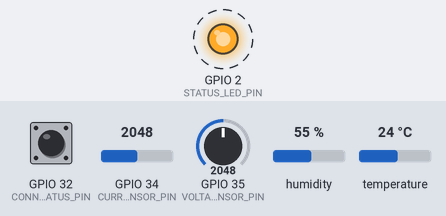
Simulated run of this sketch. Board: ESP32. On the bench: output pins drawn as LEDs (lit = HIGH). Dashed ring = blinking. Inputs (shaded band) come from the test bench; at power-on: GPIO 32 (CONNECTOR_STATUS_PIN) HIGH, GPIO 34 (CURRENT_SENSOR_PIN) = 2048, GPIO 35 (VOLTAGE_SENSOR_PIN) = 2048, humidity 55 %, temperature 24 °C. WiFi joins after 1.5 s; servers stay silent unless stated; uploads are accepted with an empty reply; what the sketch prints to the serial monitor is not drawn.

Above: at 3.0 s.
Timing chart, 0 to 7.1 s (numbered marks = the images above):
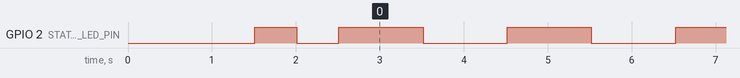

Measured:
- by itself, GPIO 2 (STATUS_LED_PIN): repeats every 2.0 s: HIGH 1.0 s, LOW 1.0 s

The sketch:

esp32_charging_monitor.ino
```cpp
/**
 * THEORETICAL ESP32 FIRMWARE - EV Charging Station Telemetry
 *
 * ACADEMIC DEMONSTRATION CODE - NOT FOR PRODUCTION DEPLOYMENT
 *
 * This Arduino/C++ code demonstrates how an ESP32 microcontroller would
 * theoretically monitor a charging station port and send telemetry to the backend.
 *
 * Hardware Requirements:
 * - ESP32 Development Board (WiFi enabled)
 * - DHT22 Temperature & Humidity Sensor
 * - ACS712 Current Sensor (30A version)
 * - Voltage Divider Circuit (for voltage sensing)
 * - Relay Module (for connector status detection)
 * - Status LED
 *
 * Wiring Diagram:
 * - DHT22 Data Pin -> GPIO 4
 * - Current Sensor -> GPIO 34 (ADC)
 * - Voltage Divider -> GPIO 35 (ADC)
 * - Connector Status -> GPIO 32 (Digital Input)
 * - Status LED -> GPIO 2
 *
 * Libraries Required:
 * - WiFi.h (ESP32 built-in)
 * - HTTPClient.h (ESP32 built-in)
 * - ArduinoJson.h (install via Library Manager)
 * - DHT.h (Adafruit DHT sensor library)
 */

#include <WiFi.h>
#include <HTTPClient.h>
#include <ArduinoJson.h>
#include <DHT.h>

// ========== CONFIGURATION ==========

// WiFi Credentials (set these during device provisioning)
const char* WIFI_SSID = "YOUR_WIFI_SSID";
const char* WIFI_PASSWORD = "YOUR_WIFI_PASSWORD";

// Backend API Configuration
const char* API_ENDPOINT = "http://your-server.com/api/device/telemetry";
const char* DEVICE_ID = "DEV-001";  // Unique device identifier
const char* API_KEY = "your_device_api_key_here";  // From registration
const char* STATION_ID = "station_id_here";
const char* PORT_ID = "port_1";

// Sensor Pin Configuration
#define DHT_PIN 4
#define CURRENT_SENSOR_PIN 34
#define VOLTAGE_SENSOR_PIN 35
#define CONNECTOR_STATUS_PIN 32
#define STATUS_LED_PIN 2

// Sensor Configuration
#define DHT_TYPE DHT22
DHT dht(DHT_PIN, DHT_TYPE);

// Telemetry Configuration
#define TELEMETRY_INTERVAL 30000  // 30 seconds
#define HEARTBEAT_INTERVAL 60000  // 1 minute
#define WIFI_RETRY_DELAY 5000     // 5 seconds

// Calibration Constants
#define VOLTAGE_CALIBRATION 71.5  // Adjust based on voltage divider
#define CURRENT_CALIBRATION 0.066 // ACS712 30A sensitivity (66mV/A)
#define ADC_RESOLUTION 4095.0
#define ADC_VOLTAGE 3.3

// ========== GLOBAL VARIABLES ==========

unsigned long lastTelemetryTime = 0;
unsigned long lastHeartbeatTime = 0;
unsigned long bootTime = 0;
bool isConnectorActive = false;
float totalEnergyWh = 0.0;
unsigned long chargingStartTime = 0;

// Error tracking
int consecutiveErrors = 0;
const int MAX_CONSECUTIVE_ERRORS = 5;

// ========== SETUP ==========

void setup() {
  // Initialize Serial for debugging
  Serial.begin(115200);
  delay(1000);
  Serial.println("\n\n========================================");
  Serial.println("ESP32 EV Charging Station Monitor");
  Serial.println("========================================");

  // Initialize pins
  pinMode(STATUS_LED_PIN, OUTPUT);
  pinMode(CONNECTOR_STATUS_PIN, INPUT_PULLUP);

  // Initialize sensors
  dht.begin();

  // Connect to WiFi
  connectWiFi();

  // Initialize boot time
  bootTime = millis();

  Serial.println("Setup complete. Starting main loop...\n");
}

// ========== MAIN LOOP ==========

void loop() {
  unsigned long currentTime = millis();

  // Check WiFi connection
  if (WiFi.status() != WL_CONNECTED) {
    Serial.println("WiFi disconnected. Reconnecting...");
    connectWiFi();
  }

  // Send telemetry data every 30 seconds
  if (currentTime - lastTelemetryTime >= TELEMETRY_INTERVAL) {
    sendTelemetry();
    lastTelemetryTime = currentTime;
  }

  // Blink status LED to show device is alive
  blinkStatusLED();

  // Small delay to prevent watchdog timer issues
  delay(100);
}

// ========== WiFi FUNCTIONS ==========

void connectWiFi() {
  Serial.print("Connecting to WiFi: ");
  Serial.println(WIFI_SSID);

  WiFi.mode(WIFI_STA);
  WiFi.begin(WIFI_SSID, WIFI_PASSWORD);

  int attempts = 0;
  while (WiFi.status() != WL_CONNECTED && attempts < 20) {
    delay(500);
    Serial.print(".");
    digitalWrite(STATUS_LED_PIN, !digitalRead(STATUS_LED_PIN)); // Blink while connecting
    attempts++;
  }

  if (WiFi.status() == WL_CONNECTED) {
    Serial.println("\nWiFi connected!");
    Serial.print("IP Address: ");
    Serial.println(WiFi.localIP());
    Serial.print("Signal Strength (RSSI): ");
    Serial.print(WiFi.RSSI());
    Serial.println(" dBm");
    digitalWrite(STATUS_LED_PIN, HIGH); // Solid LED when connected
  } else {
    Serial.println("\nFailed to connect to WiFi!");
    digitalWrite(STATUS_LED_PIN, LOW);
    delay(WIFI_RETRY_DELAY);
  }
}

// ========== SENSOR READING FUNCTIONS ==========

float readVoltage() {
  int rawValue = analogRead(VOLTAGE_SENSOR_PIN);
  float voltage = (rawValue / ADC_RESOLUTION) * ADC_VOLTAGE * VOLTAGE_CALIBRATION;
  return voltage;
}

float readCurrent() {
  // Read multiple samples for stability
  float sum = 0;
  int samples = 10;

  for (int i = 0; i < samples; i++) {
    int rawValue = analogRead(CURRENT_SENSOR_PIN);
    float voltage = (rawValue / ADC_RESOLUTION) * ADC_VOLTAGE;
    // ACS712 outputs 2.5V at 0A, varies by sensitivity
    float current = (voltage - 2.5) / CURRENT_CALIBRATION;
    sum += abs(current); // Take absolute value
    delay(10);
  }

  return sum / samples;
}

float readTemperature() {
  float temp = dht.readTemperature();
  if (isnan(temp)) {
    Serial.println("Failed to read temperature!");
    return 0.0;
  }
  return temp;
}

float readHumidity() {
  float humidity = dht.readHumidity();
  if (isnan(humidity)) {
    Serial.println("Failed to read humidity!");
    return 0.0;
  }
  return humidity;
}

bool isConnectorConnected() {
  // LOW = connected (assuming active-low relay/switch)
  return digitalRead(CONNECTOR_STATUS_PIN) == LOW;
}

String getConnectorStatus() {
  bool connected = isConnectorConnected();
  float current = readCurrent();

  if (!connected) {
    return "disconnected";
  } else if (current > 1.0) {  // Current threshold for charging
    return "charging";
  } else if (connected) {
    return "connected";
  } else {
    return "idle";
  }
}

// ========== TELEMETRY FUNCTIONS ==========

void sendTelemetry() {
  if (WiFi.status() != WL_CONNECTED) {
    Serial.println("Cannot send telemetry - WiFi not connected");
    return;
  }

  Serial.println("\n--- Reading Sensors ---");

  // Read all sensors
  float voltage = readVoltage();
  float current = readCurrent();
  float power = voltage * current;  // Watts
  float temperature = readTemperature();
  float humidity = readHumidity();
  String connectorStatus = getConnectorStatus();
  int rssi = WiFi.RSSI();
  unsigned long uptime = (millis() - bootTime) / 1000; // seconds

  // Calculate energy (simple integration)
  if (connectorStatus == "charging") {
    if (chargingStartTime == 0) {
      chargingStartTime = millis();
    }
    unsigned long chargingDuration = (millis() - chargingStartTime) / 1000; // seconds
    totalEnergyWh += (power * chargingDuration) / 3600.0; // Wh
  } else {
    chargingStartTime = 0;
  }

  // Print sensor readings
  Serial.printf("Voltage: %.2f V\n", voltage);
  Serial.printf("Current: %.2f A\n", current);
  Serial.printf("Power: %.2f W\n", power);
  Serial.printf("Energy: %.2f Wh\n", totalEnergyWh);
  Serial.printf("Temperature: %.2f C\n", temperature);
  Serial.printf("Humidity: %.2f %%\n", humidity);
  Serial.printf("Connector: %s\n", connectorStatus.c_str());
  Serial.printf("RSSI: %d dBm\n", rssi);
  Serial.printf("Uptime: %lu seconds\n", uptime);

  // Create JSON payload
  StaticJsonDocument<512> doc;
  doc["deviceId"] = DEVICE_ID;
  doc["stationId"] = STATION_ID;
  doc["portId"] = PORT_ID;
  doc["voltage"] = round(voltage * 10) / 10.0;
  doc["current"] = round(current * 100) / 100.0;
  doc["power"] = round(power * 10) / 10.0;
  doc["energyWh"] = round(totalEnergyWh * 10) / 10.0;
  doc["temperature"] = round(temperature * 10) / 10.0;
  doc["humidity"] = round(humidity * 10) / 10.0;
  doc["connectorStatus"] = connectorStatus;
  doc["rssi"] = rssi;
  doc["uptime"] = uptime;
  doc["timestamp"] = ""; // Server will use current time if empty

  // Serialize JSON
  String jsonPayload;
  serializeJson(doc, jsonPayload);

  Serial.println("\n--- Sending Telemetry ---");
  Serial.println(jsonPayload);

  // Send HTTP POST request
  HTTPClient http;
  http.begin(API_ENDPOINT);
  http.addHeader("Content-Type", "application/json");
  http.addHeader("X-Device-API-Key", API_KEY);

  int httpResponseCode = http.POST(jsonPayload);

  if (httpResponseCode > 0) {
    String response = http.getString();
    Serial.printf("HTTP Response: %d\n", httpResponseCode);
    Serial.println(response);
    consecutiveErrors = 0; // Reset error counter
  } else {
    Serial.printf("HTTP Error: %d\n", httpResponseCode);
    Serial.println(http.errorToString(httpResponseCode));
    consecutiveErrors++;

    // If too many errors, restart device
    if (consecutiveErrors >= MAX_CONSECUTIVE_ERRORS) {
      Serial.println("Too many consecutive errors. Restarting...");
      delay(1000);
      ESP.restart();
    }
  }

  http.end();
  Serial.println("--- Telemetry Sent ---\n");
}

// ========== UTILITY FUNCTIONS ==========

void blinkStatusLED() {
  static unsigned long lastBlink = 0;
  static bool ledState = false;

  if (millis() - lastBlink > 1000) {  // Blink every second
    ledState = !ledState;
    digitalWrite(STATUS_LED_PIN, ledState);
    lastBlink = millis();
  }
}

// ========== ERROR HANDLING ==========

void reportError(String errorCode, String errorMessage) {
  Serial.println("\n!!! ERROR DETECTED !!!");
  Serial.printf("Code: %s\n", errorCode.c_str());
  Serial.printf("Message: %s\n", errorMessage.c_str());

  // Create error telemetry
  StaticJsonDocument<256> doc;
  doc["deviceId"] = DEVICE_ID;
  doc["stationId"] = STATION_ID;
  doc["portId"] = PORT_ID;
  doc["errorCode"] = errorCode;
  doc["errorMessage"] = errorMessage;
  doc["timestamp"] = "";

  String jsonPayload;
  serializeJson(doc, jsonPayload);

  // Send error report
  HTTPClient http;
  http.begin(API_ENDPOINT);
  http.addHeader("Content-Type", "application/json");
  http.addHeader("X-Device-API-Key", API_KEY);
  http.POST(jsonPayload);
  http.end();

  // Fast blink LED to indicate error
  for (int i = 0; i < 6; i++) {
    digitalWrite(STATUS_LED_PIN, HIGH);
    delay(100);
    digitalWrite(STATUS_LED_PIN, LOW);
    delay(100);
  }
}

/**
 * THEORETICAL DEPLOYMENT NOTES:
 *
 * 1. Device Provisioning:
 *    - Flash this firmware to ESP32
 *    - Configure WiFi credentials via Serial or captive portal
 *    - Register device via backend API to get API_KEY
 *    - Store configuration in EEPROM/SPIFFS
 *
 * 2. Security Considerations:
 *    - Use HTTPS for production (requires SSL certificates)
 *    - Implement certificate pinning
 *    - Encrypt API keys in flash memory
 *    - Use secure boot on ESP32
 *
 * 3. Power Management:
 *    - Implement deep sleep between transmissions
 *    - Wake on connector state change
 *    - Use watchdog timer for crash recovery
 *
 * 4. OTA Updates:
 *    - Implement firmware update via backend
 *    - Version checking on boot
 *    - Rollback on failed update
 *
 * 5. Calibration:
 *    - Voltage divider ratio calibration
 *    - Current sensor offset calibration
 *    - Temperature sensor compensation
 */
```
